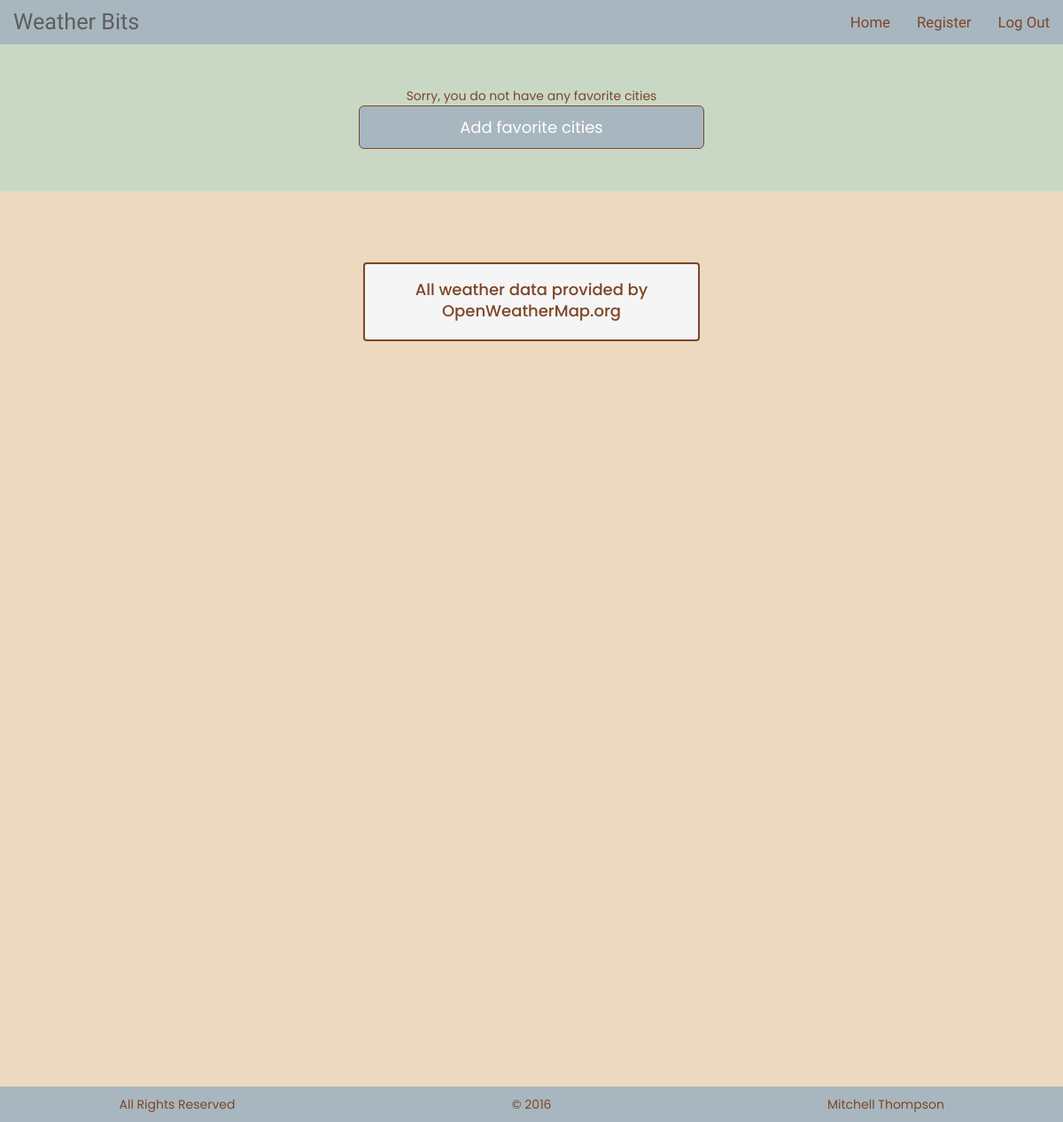
Before: /user/list.php?id=2 with the older database file.
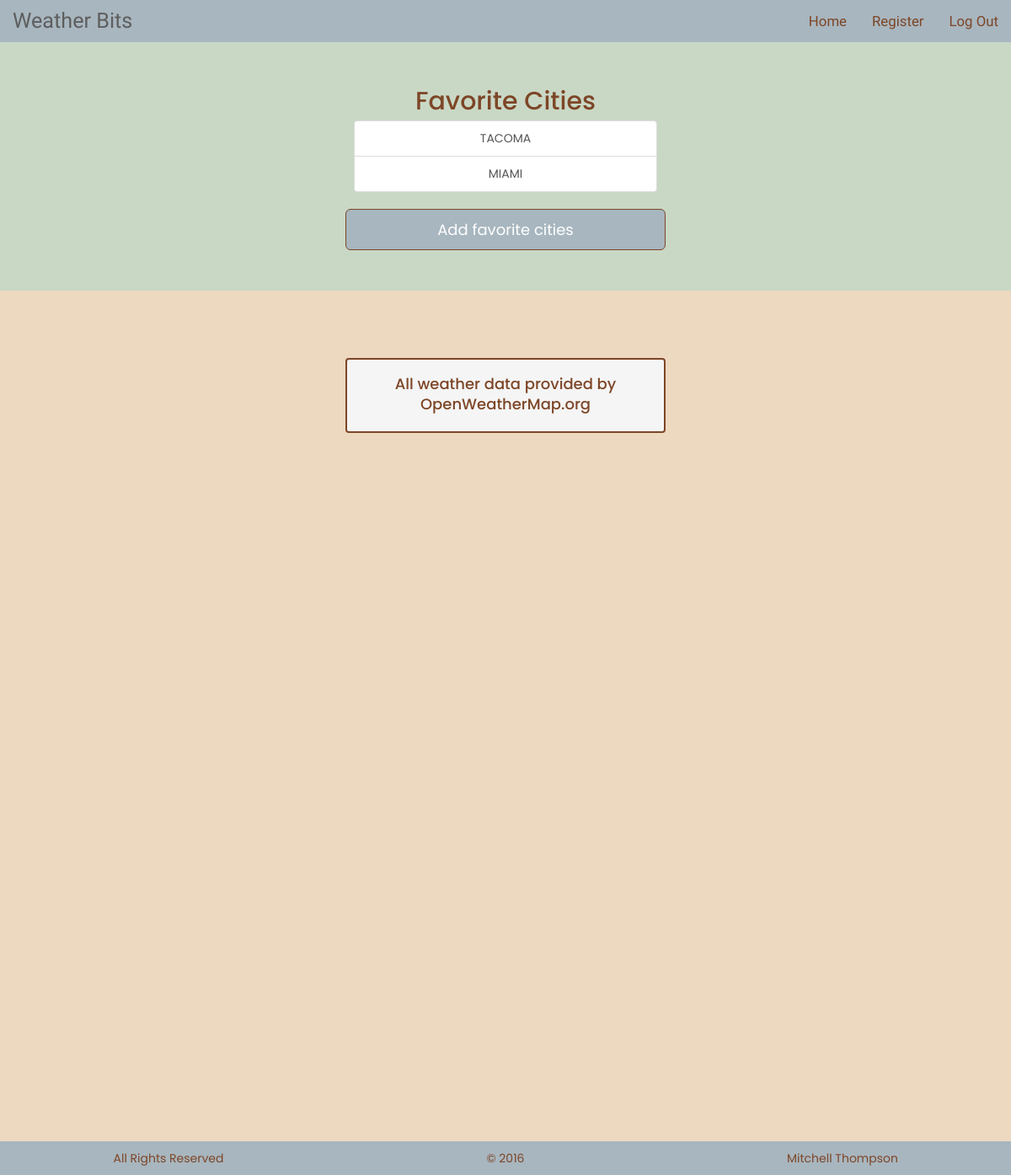
After: the same page with the newer database file.
### tables this page shows
CREATE TABLE wbit_user_cities(
CitiesID INT UNSIGNED NOT NULL AUTO_INCREMENT,
UserID INT UNSIGNED DEFAULT 0,
CityName TEXT DEFAULT '',
DateAdded DATETIME,
LastUpdated TIMESTAMP DEFAULT 0 ON UPDATE CURRENT_TIMESTAMP,
PRIMARY KEY (CitiesID),
FOREIGN KEY (UserID) REFERENCES wbit_user(UserID) ON DELETE CASCADE
);

### inc_0700/common_inc.php (called while the page is built, shortened)
<?php
class IDB
{
	private static $instance = null;
	private function __construct()
	{
		$this->dbHandle = mysqli_connect(DB_HOST,DB_USER,DB_PASSWORD, DB_NAME) or die(trigger_error(mysqli_connect_error(), E_USER_ERROR));
	}
	public static function conn()
    {
      if(self::$instance == null){self::$instance = new self;}
      return self::$instance->dbHandle;
    }
}

### user/list.php (the view, shortened to what this page needs)
<?php
if((isset($_GET['id'])) && (int)$_GET['id'] > 0){
    $id = (int)$_GET['id'];
}else{
    header('Location:../index.php');
}
$sql = 'select u.UserID, c.CityName, c.CitiesID, u.UserName from wbit_user_cities as c
inner join wbit_user as u on c.UserID = u.UserID
where u.UserID =' . $id;
include '../inc_0700/header_userview.php';
echo '<div class="jumbotron"><main class="container"><div class="row">';
$result = mysqli_query(IDB::conn(),$sql) or die(trigger_error(mysqli_error(IDB::conn()), E_USER_ERROR));
if(mysqli_num_rows($result) > 0)
{
    echo '<section class="col-md-4 col-md-offset-4 intro text-center">';
    echo '<h2>Favorite Cities</h2>';
    echo '<div class="list-group">';
	while($row = mysqli_fetch_assoc($result))
	{
           echo '<a class="list-group-item text-uppercase" href="view.php?id=' . $row['CitiesID'] . '">' . $row["CityName"] . '</a>';
    }
    echo '</div>';
    echo '</div>';
}else{
	echo '<div align="center">Sorry, you do not have any favorite cities</div>';
}
echo '<button class="btn btn-primary btn-lg col-md-4 col-md-offset-4" type="button"><a href="./add.php?id=' . $id . '">Add favorite cities</a></button>';
?>
        </div>
    </main>
</div>
<?php include '../inc_0700/footer.php' ?>

### inc_0700/header_userview.php (shortened to what this page needs)
<!DOCTYPE html>
<html lang="en">
    <head>
        <link rel="stylesheet" href="https://maxcdn.bootstrapcdn.com/bootstrap/3.3.6/css/bootstrap.min.css">
        <link rel="stylesheet" href="../css/styles.css" type="text/css">
    </head>
    <body>
        <nav class="navbar navbar-default" role="navigation">
            <div class="container-fluid">
                 <div class="navbar-header">
                            <a class="navbar-brand" href="#">
                                Weather Bits</a>
                                </div>
                <ul class="nav navbar-nav navbar-right">
                    <li><a href="/weatherbits/index.php">Home</a></li>
                    <li><a href="/weatherbits/user/register.php">Register</a></li>
                    <li><a href="/weatherbits/index.php">Log Out</a></li>
                </ul>
        </div>
        </nav>

### inc_0700/footer.php (shortened to what this page needs)
<div class="row">
                <div class="result">
                    <section id="source" class="container">
                        <p class="openweather h4 text-center well col-md-4 col-md-offset-4">All weather data provided by <br /> <a href="http://www.openweathermap.org" target="_blank">OpenWeatherMap.org</a></p>
                    </section>
                </div>
            </div>
    <footer class="navbar-fixed-bottom">
               <div class="container-fluid">
                   <div class="row">
                        <ul class="text-center list-unstyled">
                            <li class="col-sm-4">All Rights Reserved</li>
                            <li class="col-sm-4">
                                &copy; <?php echo date("Y"); ?>
                            </li>
                            <li class="col-sm-4">
                                <a href="http://www.mitchlthompson.com">Mitchell Thompson</a>
                            </li>
                        </ul>
                    </div>
               </div>
    </footer>
</body>
</html>

### css/styles.css (style rules this page uses)
body, body * { padding: 0; margin: 0; box-sizing: border-box; line-height: 1.5; font-family: 'Poppins', sans-serif; color: #7d4627; }
.navbar { border-radius: 0; border: 0; }
.navbar.navbar-default { background-color: #a8b6bf; }
.navbar-brand { font-family: 'Sarpanch', sans-serif; font-size: 1.8em; }
.navbar-default .navbar-brand { color: #7d4627; }
.navbar-nav>li>a { font-family: 'Sarpanch', sans-serif; font-size: 1.2em; }
.navbar-default .navbar-nav>li>a { color: #7d4627; }
.jumbotron { background-color:#c9d8c5 !important; margin-top: -20px; }
.btn { background-color: #a8b6bf; border: 1px solid #7d4627; color:#7d4627; }
.result { background-color: #edd9c0; margin-top:-30px; padding-bottom: 70%; padding-top:30px; }
.openweather { margin-top:50px; border:2px solid; }
button a { color:white; }
footer { background-color: #a8b6bf; font-size: 1em; }
footer li { height:40px; line-height: 40px; }

Changed rows visible on the page:
added wbit_user_cities: CityName "TACOMA"
added wbit_user_cities: CityName "MIAMI"
Other visible differences:
text no longer shown: "Sorry, you do not have any favorite cities"
text now shown: "Favorite Cities"
